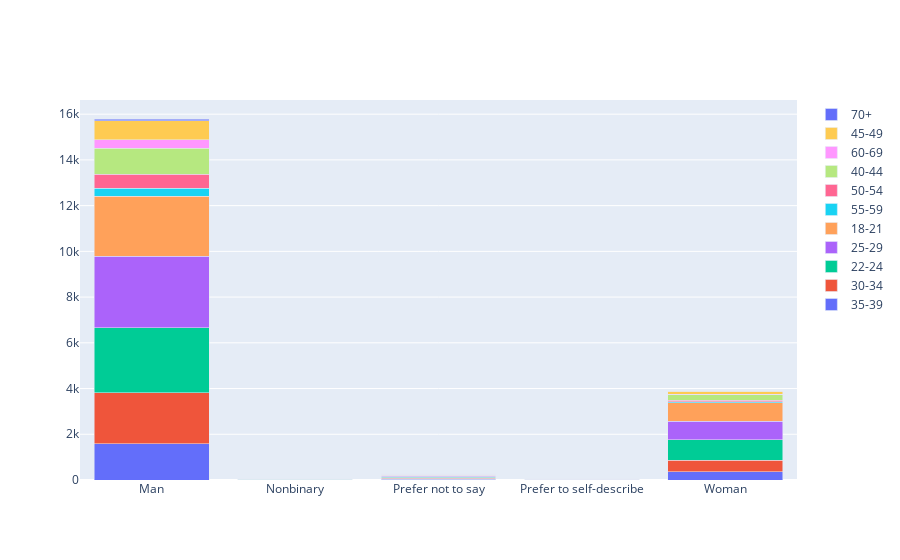

Notebook source saved alongside this figure:
### Markdown cell above
**Gender and age**

### Code cell
data = []
for i in df_1['Q1'].unique():
    trace = go.Bar(
        x=df_1.loc[df_1['Q1'] == i, 'Q2'].value_counts().sort_index().index,
        y=df_1.loc[df_1['Q1'] == i, 'Q2'].value_counts().sort_index().values,
        name=i
    )
    data.append(trace)
layout = go.Layout(
    barmode='stack'
)
fig = go.Figure(data=data, layout=layout)
iplot(fig, filename='stacked-bar')

### Figure 1 — Plotly figure (JSON) as saved in the notebook; plotly's stock layout.template omitted (floating-point values rounded to 4 significant figures)
{"data": [{"name": "35-39", "type": "bar", "x": ["Man", "Nonbinary", "Prefer not to say", "Prefer to self-describe", "Woman"], "y": [1581, 7, 33, 2, 368]}, {"name": "30-34", "type": "bar", "x": ["Man", "Nonbinary", "Prefer not to say", "Prefer to self-describe", "Woman"], "y": [2246, 8, 44, 9, 504]}, {"name": "22-24", "type": "bar", "x": ["Man", "Nonbinary", "Prefer not to say", "Prefer to self-describe", "Woman"], "y": [2838, 12, 41, 9, 886]}, {"name": "25-29", "type": "bar", "x": ["Man", "Nonbinary", "Prefer not to say", "Prefer to self-describe", "Woman"], "y": [3128, 13, 42, 9, 819]}, {"name": "18-21", "type": "bar", "x": ["Man", "Nonbinary", "Prefer not to say", "Prefer to self-describe", "Woman"], "y": [2611, 8, 42, 12, 796]}, {"name": "55-59", "type": "bar", "x": ["Man", "Prefer not to say", "Woman"], "y": [353, 13, 45]}, {"name": "50-54", "type": "bar", "x": ["Man", "Prefer not to say", "Prefer to self-describe", "Woman"], "y": [605, 10, 2, 81]}, {"name": "40-44", "type": "bar", "x": ["Man", "Nonbinary", "Prefer not to say", "Prefer to self-describe", "Woman"], "y": [1153, 2, 15, 5, 222]}, {"name": "60-69", "type": "bar", "x": ["Man", "Nonbinary", "Prefer not to say", "Prefer to self-describe", "Woman"], "y": [362, 1, 4, 2, 29]}, {"name": "45-49", "type": "bar", "x": ["Man", "Nonbinary", "Prefer not to say", "Prefer to self-describe", "Woman"], "y": [840, 1, 17, 4, 126]}, {"name": "70+", "type": "bar", "x": ["Man", "Prefer not to say", "Woman"], "y": [72, 2, 2]}], "layout": {"barmode": "stack"}}
